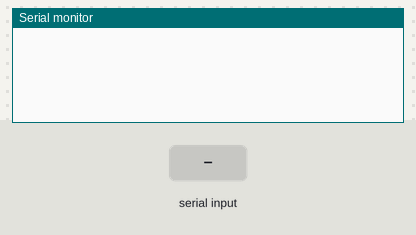
A sketch run on a simulated ESP32. Parts: the last lines printed to the serial monitor. Inputs (shaded band) come from the test bench.

Above: at 1.8 s.
1.9 s: "1\n" received over Serial
At 2.9 s:
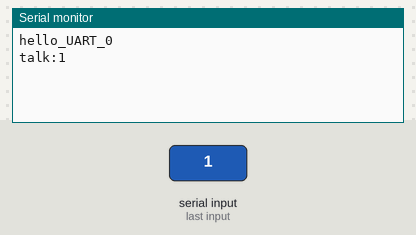
3.5 s: "1\n" received over the second serial link
At 4.4 s:
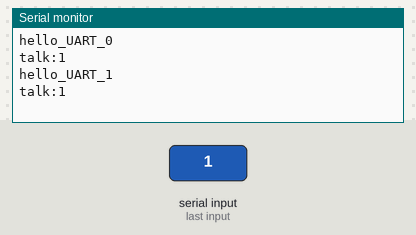
5.0 s: "0\n" received over Serial
At 6.2 s:
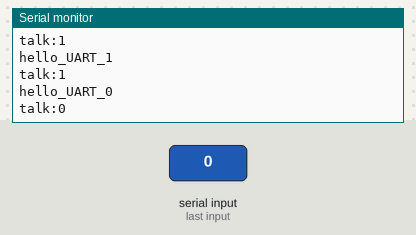
6.5 s: "2\n" received over the second serial link
At 8.0 s:
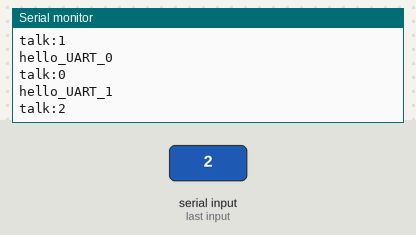
Timing chart, 0 to 9.0 s (numbered marks = the images above; inputs shaded):
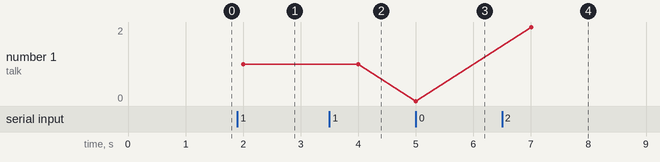

The sketch:

uartTest.ino
```cpp
int n=0;

void setup() {
  Serial.begin(115200);
  //Serial1.begin(115200);
  Serial1.begin(115200, SERIAL_8N1, 32, 33);
  Serial2.begin(115200);

}

void loop() {

  #if 0
  n = n + 1;
  Serial.print(n, DEC);  // ASCIIコードを十進数で出力
  Serial.print(":hello_UART_0");
  Serial.println("");   //改行

  Serial1.print(n, DEC);  // ASCIIコードを十進数で出力
  Serial1.print(":hello_UART_1");
  Serial1.println("");   //改行

  Serial2.print(n, DEC);  // ASCIIコードを十進数で出力
  Serial2.print(":hello_UART_2");
  Serial2.println("");   //改行

  #endif


  // read from port 1, send to port 0:
  if (Serial.available()>0) {
    Serial.print("hello_UART_0");
    Serial.println("");   //改行

    String str = Serial.readStringUntil('\n');
    Serial.print("talk:");
    Serial.println(str);
    Serial1.print("talk:");
    Serial1.println(str);
    Serial2.print("talk:");
    Serial2.println(str);
  }

  // read from port 0, send to port 1:
  if (Serial1.available()>0) {
    Serial.print("hello_UART_1");
    Serial.println("");   //改行

    String str = Serial1.readStringUntil('\n');
    Serial.print("talk:");
    Serial.println(str);
    Serial1.print("talk:");
    Serial1.println(str);
    Serial2.print("talk:");
    Serial2.println(str);
  }

  // read from port 0, send to port 1:
  if (Serial2.available()>0) {
    Serial.print("hello_UART_2");
    Serial.println("");   //改行

    String str = Serial2.readStringUntil('\n');
    Serial.print("talk:");
    Serial.println(str);
    Serial1.print("talk:");
    Serial1.println(str);
    Serial2.print("talk:");
    Serial2.println(str);
  }

  delay(1000);

}
```

Measured:
- after the input at 1.9 s, the serial monitor: prints a new line after 0.10 s (image 1)
- after the input at 3.5 s, the serial monitor: prints a new line after 0.50 s (image 2)
- after the input at 5.0 s, the serial monitor: prints a new line at once (image 3)
- after the input at 6.5 s, the serial monitor: prints a new line after 0.50 s (image 4)
- plotted number 1: 0 → 2 after the input at 6.5 s
